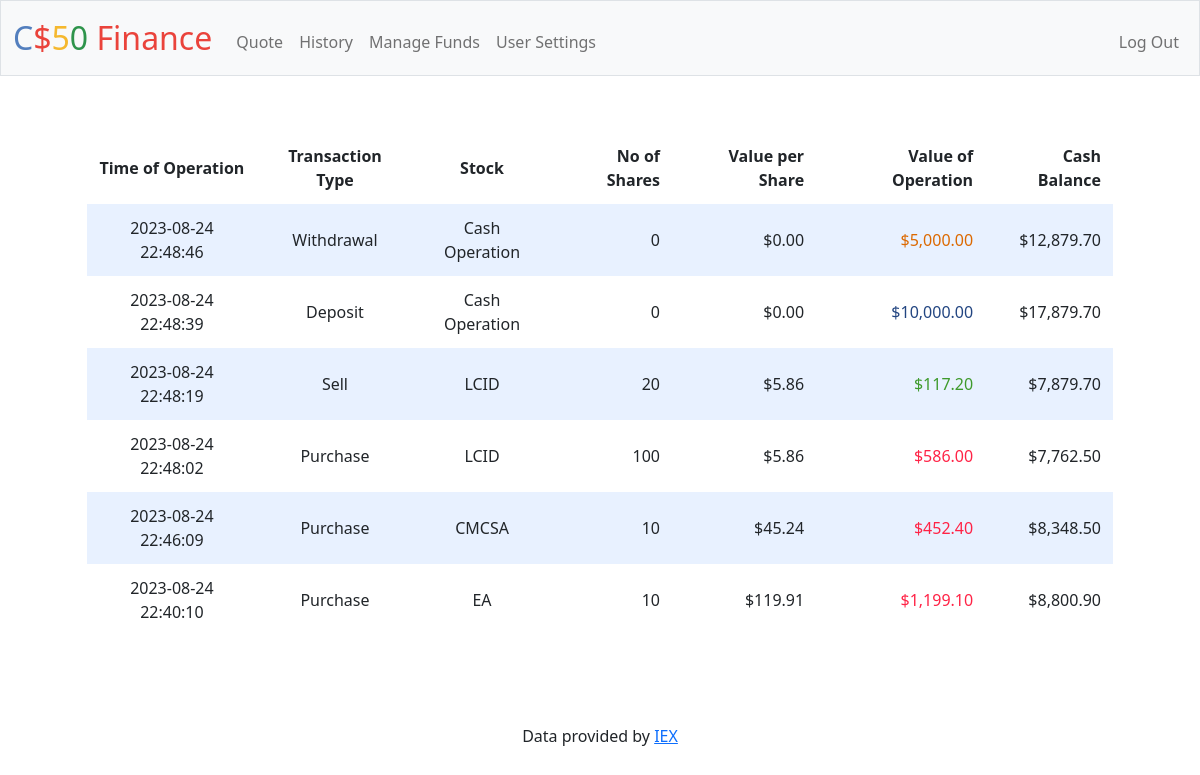
Screenshot of /history (signed in) with the database file from the repository.
### tables this page shows
CREATE TABLE 'history' (user_id INTEGER, stock_id INTEGER, operation TEXT NOT NULL, quantity INTEGER NOT NULL,'value' NUMERIC NOT NULL, time_stamp DATETIME NOT NULL, 'operation_id'  INTEGER PRIMARY KEY NOT NULL  ,'cash_balance' NUMERIC, FOREIGN KEY (user_id) REFERENCES users(id), FOREIGN KEY (stock_id) REFERENCES stocks(id));

CREATE TABLE stocks (id INTEGER PRIMARY KEY AUTOINCREMENT NOT NULL, symbol TEXT NOT NULL);

### app.py (the view)
@app.route("/history")
@login_required
def history():
    history = db.execute("SELECT time_stamp, operation, symbol, quantity, value, cash_balance FROM history JOIN stocks ON history.stock_id = stocks.id WHERE user_id = ? ORDER BY time_stamp DESC;",
                         session.get("user_id"))
    if (len(history) < 1):
        return render_template("/history.html",
                               message = "No operations history yet to display")
    else:
        for row in history:
            if (int(row['quantity']) == 0):
                row['value_per_share'] = 0
            else:
                row['value_per_share'] = float(row['value']) / int(row['quantity'])
            row['value'] = row['value']
            row['cash_balance'] = float(row['cash_balance'])
        return render_template("/history.html", history=history)

### app.py (called while the page is built)
@app.after_request
def after_request(response):
    response.headers["Cache-Control"] = "no-cache, no-store, must-revalidate"
    response.headers["Expires"] = 0
    response.headers["Pragma"] = "no-cache"
    return response

### helpers.py (called while the page is built)
def login_required(f):
    @wraps(f)
    def decorated_function(*args, **kwargs):
        if session.get("user_id") is None:
            return redirect("/login")
        return f(*args, **kwargs)
    return decorated_function

def usd(value):
    return f"${value:,.2f}"

### templates/history.html (shortened to what this page needs)
{% extends "layout.html" %}
{% block main %}
    <table>
        <thead>
            <tr>
                <th>Time of Operation</th>
                <th>Transaction Type</th>
                <th>Stock</th>
                <th class="number">No of Shares</th>
                <th class="number">Value per Share</th>
                <th class="number">Value of Operation</th>
                <th class="number">Cash Balance</th>
            </tr>
        </thead>
        <tbody>
            {% for row in history %}
                <tr>
                    <td>{{ row.time_stamp }}</td>
                    <td>{{ row.operation }}</td>
                    <td>{{ row.symbol }}</td>
                    <td class="number">{{ row.quantity }}</td>
                    <td class="number">{{ row.value_per_share | usd }}</td>
                    <td class="{{ row.operation }}">{{ row.value | usd }}</td>
                    <td class="number">{{ row.cash_balance | usd }}</td>
                </tr>
            {% endfor %}
        </tbody>
    </table>
    <br/>
{% endblock %}

### static/styles.css (style rules this page uses)
table { background-color: transparent; margin-bottom: 1rem; width: 100%; }
table th, table td { padding: 0.75rem; vertical-align: middle; }
tbody tr:nth-of-type(odd) { background-color: rgb(179, 208, 255, 0.3) }
.number { text-align: right; }
.Purchase { text-align: right; color: #ff2346; }
.Withdrawal { text-align: right; color: #dc6900; }
.Sell { text-align: right; color: #3e9a2c; }
.Deposit { text-align: right; color: #224581; }

### rows the page displays
history: time_stamp "2023-08-24 22:48:46", operation "Withdrawal", symbol "Cash Operation", quantity "0", value_per_share "$0.00", value "$5,000.00", cash_balance "$12,879.70"
history: time_stamp "2023-08-24 22:48:39", operation "Deposit", symbol "Cash Operation", quantity "0", value_per_share "$0.00", value "$10,000.00", cash_balance "$17,879.70"
history: time_stamp "2023-08-24 22:48:19", operation "Sell", symbol "LCID", quantity "20", value_per_share "$5.86", value "$117.20", cash_balance "$7,879.70"
history: time_stamp "2023-08-24 22:48:02", operation "Purchase", symbol "LCID", quantity "100", value_per_share "$5.86", value "$586.00", cash_balance "$7,762.50"
history: time_stamp "2023-08-24 22:46:09", operation "Purchase", symbol "CMCSA", quantity "10", value_per_share "$45.24", value "$452.40", cash_balance "$8,348.50"
history: time_stamp "2023-08-24 22:40:10", operation "Purchase", symbol "EA", quantity "10", value_per_share "$119.91", value "$1,199.10", cash_balance "$8,800.90"
